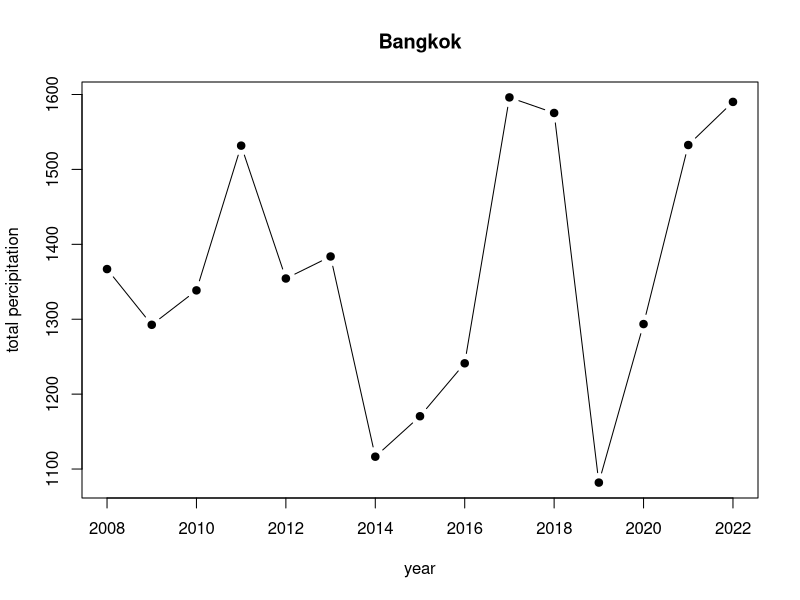
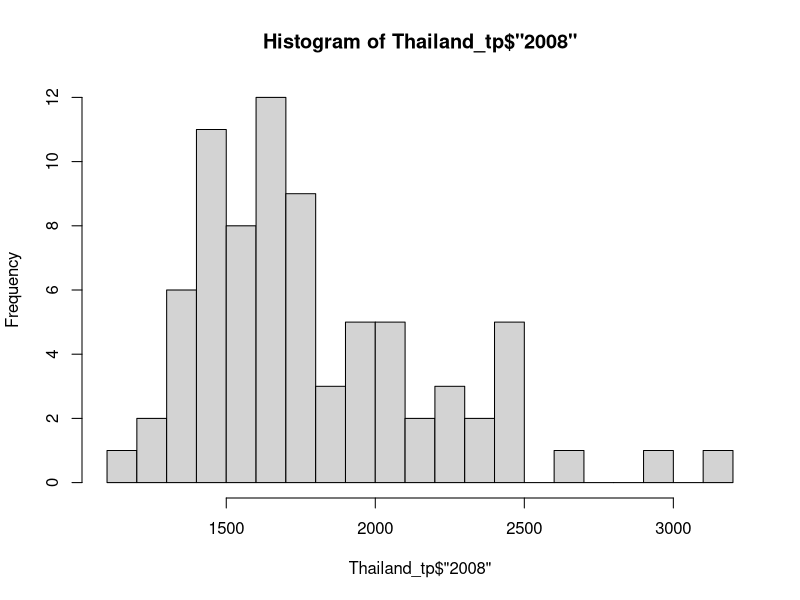
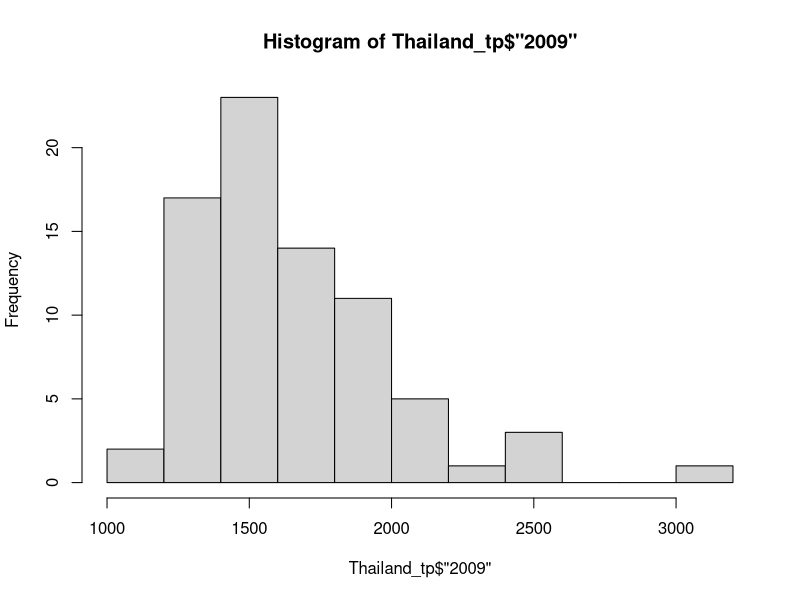
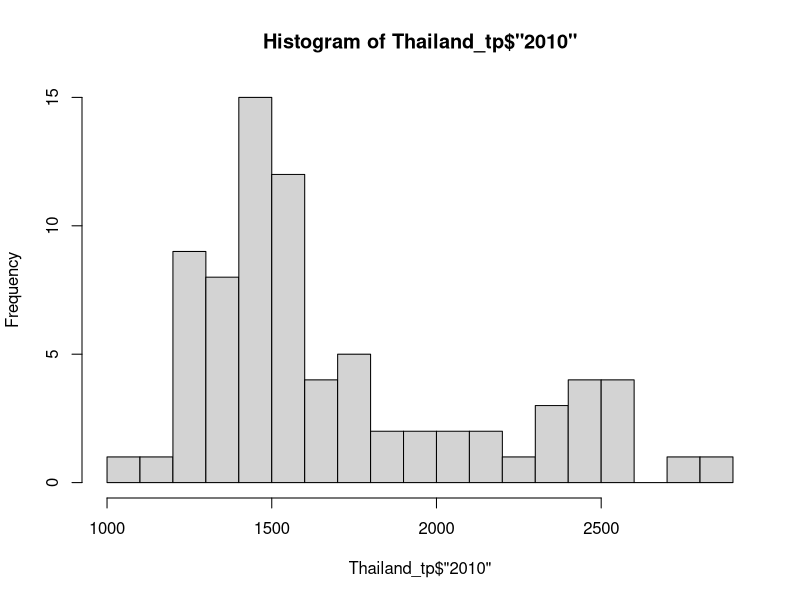
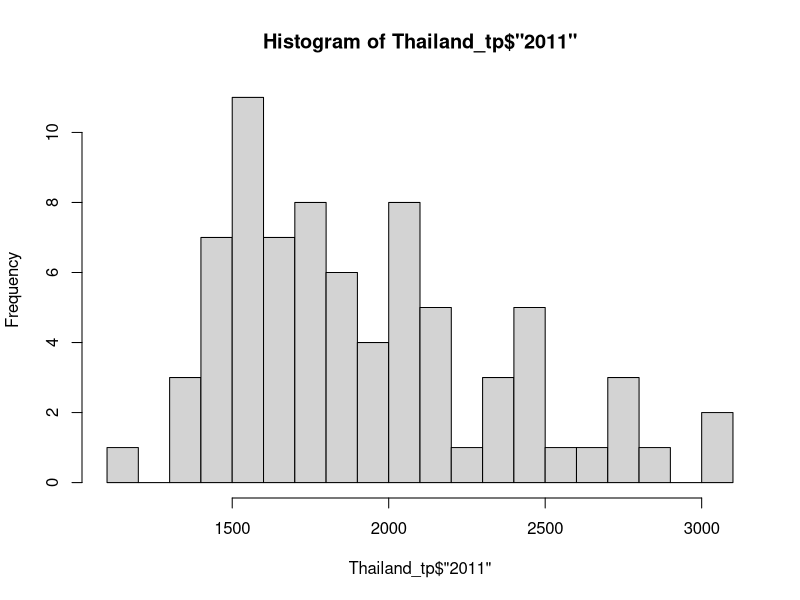
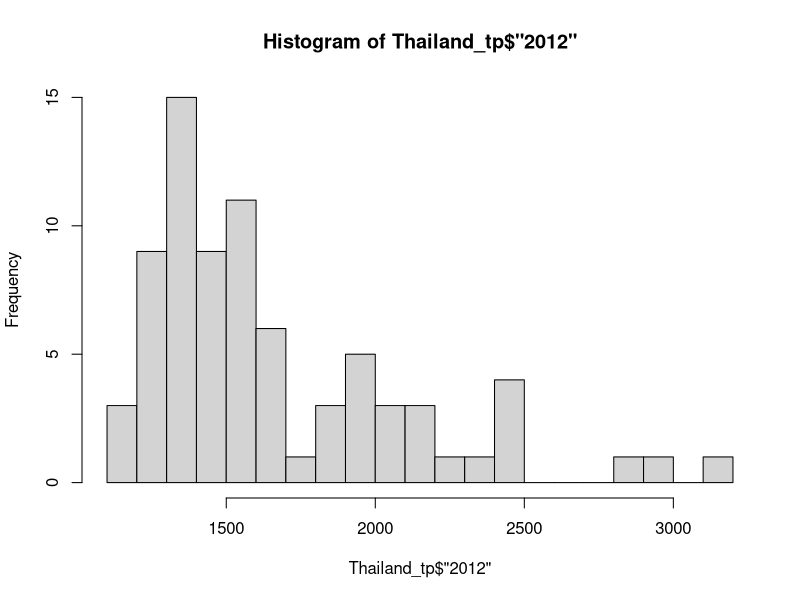
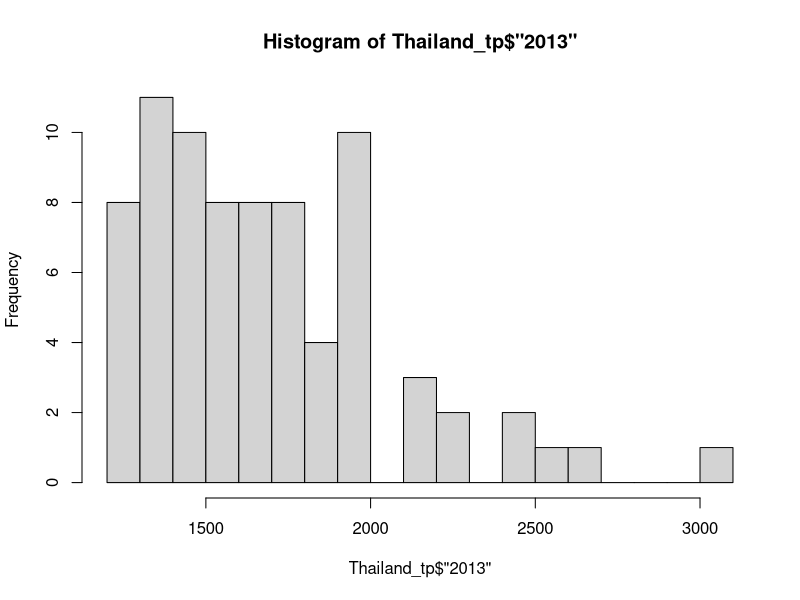
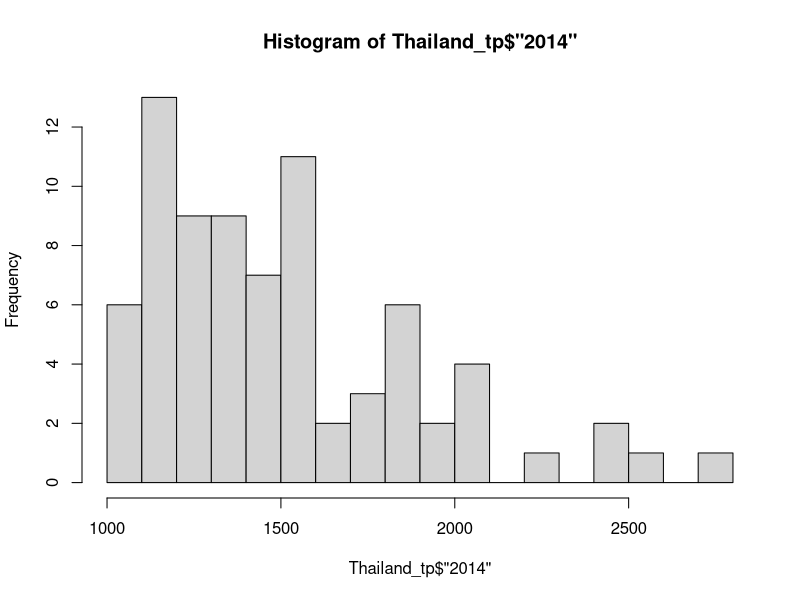

Recreate these plots in R, in order.
## ---- chunk 1
install.packages("readxl")
library(readxl)
## ---- chunk 2
Thailand_daymin <- read_excel("Thailand.xlsx",sheet = "era5_t2m_daymin_annual_Thailand")
Thailand_daymin
## ---- chunk 3
Thailand_daymax <- read_excel("Thailand.xlsx",sheet = "era5_t2m_daymax_annual_Thailand")
Thailand_daymax
## ---- chunk 4
Thailand_tp <- read_excel("Thailand.xlsx",sheet = "era5_tp(mm)_annual_Thailand")
Thailand_tp
## ---- chunk 5
Gideon <- read_excel("Dengue_Data.xlsx",sheet = "Gideon")
Gideon
## ---- chunk 6
Thailand_tp_sorted = Thailand_tp[order(Thailand_tp$`2022`, decreasing = TRUE), ]
Thailand_tp_sorted
## ---- chunk 7
#sub districts with Highest Precipitation
Thailand_tp_highest = head(Thailand_tp_sorted)
Thailand_tp_highest_list = Thailand_tp_highest$ADM1_EN
Thailand_tp_highest_list
## ---- chunk 8
#sub districts with Lowest Precipitation
Thailand_tp_lowest = tail(Thailand_tp_sorted) 
Thailand_tp_lowest_list = Thailand_tp_lowest$ADM1_EN
Thailand_tp_lowest_list
## ---- chunk 9
Thailand_daymax_sorted = Thailand_daymax[order(Thailand_daymax$`2022`, decreasing = TRUE), ]
Thailand_daymax_sorted
## ---- chunk 10
#sub districts with Highest max Temperatur
Thailand_daymax_highest = head(Thailand_daymax_sorted)
Thailand_daymax_highest_list = Thailand_daymax_highest$ADM1_EN
Thailand_daymax_highest_list
## ---- chunk 11
#sub districts with Lowest max temperatur
Thailand_daymax_lowest = tail(Thailand_daymax_sorted) 
Thailand_daymax_lowest_list = Thailand_daymax_lowest$ADM1_EN
Thailand_daymax_lowest_list
## ---- chunk 12
Thailand_daymin_sorted = Thailand_daymin[order(Thailand_daymin$`2022`, decreasing = TRUE), ]
Thailand_daymin_sorted
## ---- chunk 13
#sub districts with Highest min Temperatur
Thailand_daymin_highest = head(Thailand_daymin_sorted)
Thailand_daymin_highest_list = Thailand_daymin_highest$ADM1_EN
Thailand_daymin_highest_list
## ---- chunk 14
#sub districts with Lowest min temperatur
Thailand_daymin_lowest = tail(Thailand_daymin_sorted) 
Thailand_daymin_lowest_list = Thailand_daymin_lowest$ADM1_EN
Thailand_daymin_lowest_list
## ---- chunk 15
Thailand_temp_highest = unique(c(Thailand_daymax_highest_list, Thailand_daymin_highest_list))
Thailand_temp_highest
## ---- chunk 16
Thailand_temp_lowest = unique(c(Thailand_daymax_lowest_list, Thailand_daymin_lowest_list))
Thailand_temp_lowest
## ---- chunk 17
Thailand_temp_highest
## ---- chunk 18
Thailand_temp_lowest
## ---- chunk 19
Thailand_tp_highest_list
## ---- chunk 20
Thailand_tp_lowest_list
## ---- chunk 21
plot(x = colnames(Thailand_tp[,5:19]), y = Thailand_tp[1,5:19], type = "b", pch = 19, xlab = "year", ylab = "total percipitation", main = Thailand_tp[1,2])
## ---- chunk 22
hist(Thailand_tp$"2008", breaks=15)
hist(Thailand_tp$"2009", breaks=15)
hist(Thailand_tp$"2010", breaks=15)
hist(Thailand_tp$"2011", breaks=15)
hist(Thailand_tp$"2012", breaks=15)
hist(Thailand_tp$"2013", breaks=15)
hist(Thailand_tp$"2014", breaks=15)
hist(Thailand_tp$"2015", breaks=15)
hist(Thailand_tp$"2016", breaks=15)
hist(Thailand_tp$"2017", breaks=15)
hist(Thailand_tp$"2018", breaks=15)
hist(Thailand_tp$"2019", breaks=15)
hist(Thailand_tp$"2020", breaks=15)
hist(Thailand_tp$"2021", breaks=15)
hist(Thailand_tp$"2022", breaks=15)
## ---- chunk 23
#load Dengue cases and death
cases = read_excel("Dengue_Data.xlsx", sheet = "Dengue_cases")
death = read_excel("Dengue_Data.xlsx", sheet = "Denge_deaths")


#clean data just for Thailand
cases_Thai = cases[,c(1,3)]
death_Thai = death[,c(1,3)]


#plot to see cases and death numbers over time
plot(cases_Thai, type = "b", pch = 19); plot(death_Thai, type = "b", pch = 19)
